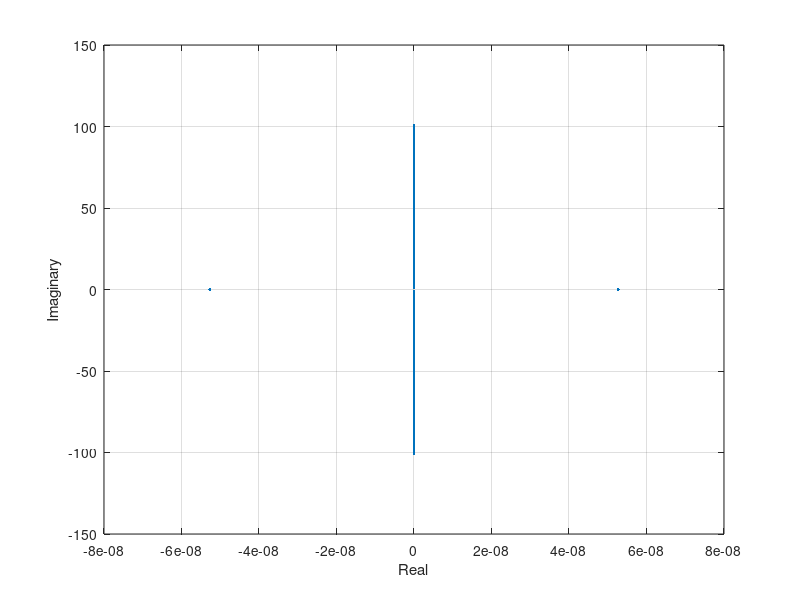

MATLAB code to generate this figure:
clear
% close all
clc

%% Params
plots = 0;

A = 1;
mu = -1/2;
gam = -1;
m = 399;
h = (40)/(m+1);
% syms u1
% u = u1*ones(m,1);

xdom = linspace(-20,20,m);
u_b = @(x) sech(x);
v = u_b(xdom)';

u_d = @(x) sqrt(mu)*tanh(sqrt(mu)*x);
v2 = u_d(xdom)';

%% Eig
A12 = full(spdiags(gam.*v.^2,0,m,m));
A11 = full(spdiags([-1/(2*h^2)*ones(m,1) gam.*v.*conj(v) -1/(2*h^2)*ones(m,1)],-1:1,m,m));

A = [A11 A12; -conj(A12) -A11];
eigs = eig(A).*(-1i);

%% Plot Eigenvalues for Stability Analysis
figure(1)
plot(eigs, '.')
grid on
xlabel('Real')
ylabel('Imaginary')

%% Time Series Plots
if plots
t = linspace(0,30,m);
u =@(x,t) exp(-1i*mu.*t).*u_b(x);

for ii = 1:m
    umat(ii,:) = u(xdom,t(ii));
end

% figure(2)
% % mesh(xdom,t,umat)
% mesh(xdom,t,u(xdom,t))
% grid on
% xlabel('x')
% ylabel('t')
% zlabel('u')
figure(2)
hold on
for ii = 1:m
    clf
    figure(2)
    plot(xdom,abs(u(xdom,t(ii))).^2)
    ylim([-1 1])
    drawnow
end
xlabel('x')
ylabel('u')
hold off
grid on

% figure(4)
% for ii = 1:m
%     clf
%     plot3(xdom,real(u(xdom,t(ii))), imag(real(u(xdom,t(ii)))))
%     ylim([-1 1])
%     drawnow
% end
% xlabel('x')
% ylabel('u')
% grid on
end



%% Call funct
% w1 = eig_1dnls_b([-20 20], m, 500, mu, gam);
% xdom = linspace(-20,20,length(w1));
% 
% figure(1)
% plot(xdom,w1)

%% Functions
function w = eig_1dnls_b(inter, m, ns, mu, gam)
    h = (inter(2) - inter(1))/(m+1);
    
    w = zeros(m,1);

    for ii = 1:ns
        if ii == 1
%             disp(norm(f(w, m, h, mu, gam)-db')/m)
        end
        w = w - jac_eig(w, m, h, mu, gam,'p')\f(w, m, h, mu, gam);
%         residual(ii) = norm(f(w, m, h, mu, gam));
    end
    
%     figure(2)
%     plot([1:ns],residual)
%     disp(residual(1))
end

function y = f(w, m, h, mu, gam)
    y = zeros(m,1);
    
    y(1) = w(2) + (-2 - 2*gam*(h^2)*w(1)^2 + 2*mu*h^2)*w(1);
    y(m) = w(m-1) + (-2 - 2*gam*(h^2)*w(m)^2 + 2*mu*h^2)*w(m); 
    
    for jj = 2:m-1
       y(jj) =  w(jj-1) + w(jj+1) + (-2 - 2*gam*(h^2)*w(jj)^2 + 2*mu*h^2)*w(jj);
    end
end

function A = jac_eig(w, m, h, mu, gam, p_or_n)
    A = zeros(m,m);
    
    if strcmp(p_or_n, 'p')
        for ll = 1:m
           A(ll,ll) = 1/(2*h^2) + (-2*gam + 1i)*w(ll);
        end
    elseif  strcmp(p_or_n, 'p')
        for ll = 1:m
           A(ll,ll) = 1/(2*h^2) + (-2*gam - 1i)*w(ll);
        end
    end
    
    for kk = 1:m-1
        A(kk,kk+1) = 1/(2*h^2);
        A(kk+1,kk) = 1/(2*h^2);
    end
end

%% Appendix

%     l1 = @(x) 0.2*x+1;
%     l2 = @(x) -0.2*x+1;
%     w(150:199) = l1(linspace(-5,0,50));
%     w(200:250) = l2(linspace(0,5,51));
%     w(150:250) = (0.5*cos(linspace(-5,5,101).*pi./(5)) + 0.5)';
%     bright = @(x) sech(1.2*x) + 0.2;
%     bright = @(x) sech(x);
%     w = bright(linspace(-20,20,m))';
%     w2 = bright(linspace(-20,20,m))';
%     dbright = @(x) -2.*(gam.*sech(x).^2 - mu).*sech(x);
%     db = dbright(linspace(-20,20,m));

% A11 = -0.5*dxx + 2*gam*abs(v)^2-mu;
% A12 = gam*v.^2;